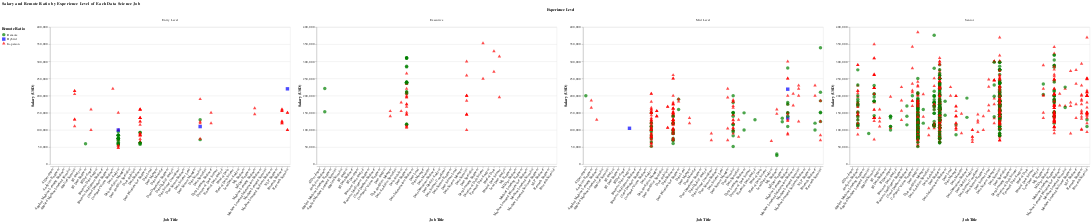

The notebook cell saved with this chart:
### Markdown cell above
### Analyzing Salary and Remote Work Preferences of Each Job Title by Experience Level

### Code cell
# Make a copy of the dataset to avoid modifying the original data
data_us = data_us.copy()

# Map remote ratio values to labels
remote_ratio_labels = {100: 'Remote', 50: 'Hybrid', 0: 'In-person'}
data_us['remote_ratio_label'] = data_us['remote_ratio'].map(remote_ratio_labels)

# Map experience level codes to labels
experience_level_labels = {'EN':'Entry Level', 'EX': 'Executive','MI':'Mid Level','SE':'Senior'}
data_us['experience_level_label'] = data_us['experience_level'].map(experience_level_labels)

# Define colors for different remote ratios
color_scale = alt.Scale(domain=['Remote', 'Hybrid', 'In-person'], range=['green', 'blue', 'red'])
shape_scale = alt.Scale(domain=['Remote', 'Hybrid', 'In-person'], range=['circle', 'square', 'triangle'])

# Create the scatter plot facet
scatter_plot = alt.Chart(data_us).mark_point(filled=True, size=100).encode(
    x=alt.X('job_title:N', title='Job Title', axis=alt.Axis(labelAngle=-55)),
    y=alt.Y('salary:Q', title='Salary (USD)'),
    color=alt.Color('remote_ratio_label:N', title='Remote Ratio', scale=color_scale),
    shape=alt.Shape('remote_ratio_label:N', title='Remote Ratio', scale=shape_scale),
    tooltip=['job_title', 'salary', 'remote_ratio_label']
).properties(
    width=700,
    height=400
)

# Facet by experience level
scatter_plot_facet = scatter_plot.facet(
    column=alt.Row('experience_level_label:N', title='Experience Level'),
    title='Salary and Remote Ratio by Experience Level of Each Data Science Job'
).resolve_axis(
     y='independent'  
).configure_legend(
    orient='left'  # Position the legend at the top
)

# Display the scatter plot facet
scatter_plot_facet

### Figure 1 — Vega-Lite specification as saved in the notebook (floating-point values rounded to 4 significant figures; data arrays with more than 128 entries replaced by an {"elided": "..."} marker saying what was removed)
{"config": {"view": {"continuousWidth": 300, "continuousHeight": 300}, "legend": {"orient": "left"}}, "data": {"name": "data-7a19f3d0ac163be97ccfc554d07a5a36"}, "facet": {"column": {"field": "experience_level_label", "title": "Experience Level", "type": "nominal"}}, "spec": {"mark": {"type": "point", "filled": true, "size": 100}, "encoding": {"color": {"field": "remote_ratio_label", "scale": {"domain": ["Remote", "Hybrid", "In-person"], "range": ["green", "blue", "red"]}, "title": "Remote Ratio", "type": "nominal"}, "shape": {"field": "remote_ratio_label", "scale": {"domain": ["Remote", "Hybrid", "In-person"], "range": ["circle", "square", "triangle"]}, "title": "Remote Ratio", "type": "nominal"}, "tooltip": [{"field": "job_title", "type": "nominal"}, {"field": "salary", "type": "quantitative"}, {"field": "remote_ratio_label", "type": "nominal"}], "x": {"axis": {"labelAngle": -55}, "field": "job_title", "title": "Job Title", "type": "nominal"}, "y": {"field": "salary", "title": "Salary (USD)", "type": "quantitative"}}, "height": 400, "width": 700}, "resolve": {"axis": {"y": "independent"}}, "title": "Salary and Remote Ratio by Experience Level of Each Data Science Job", "$schema": "https://vega.github.io/schema/vega-lite/v5.16.3.json", "datasets": {"data-7a19f3d0ac163be97ccfc554d07a5a36": {"elided": "1565 records"}}}
